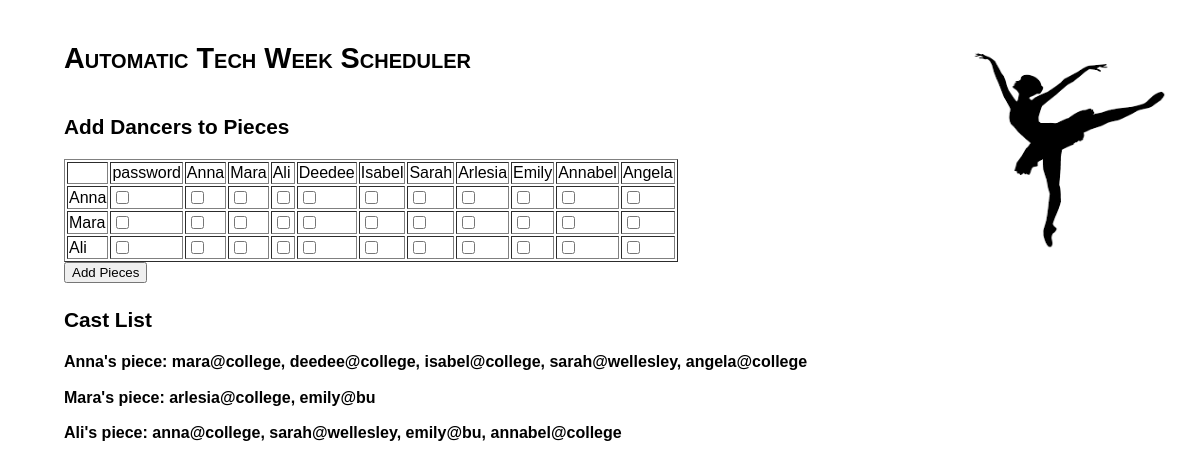
The app's page /add_pieces with its own data.
### user_manager.py (models this page shows)
class _Dancer(_Base):
  __tablename__ = 'dancers'
  id = Column(Integer, primary_key=True)
  username = Column(String)
  firstname = Column(String)
  lastname = Column(String)
  availability = Column(String)
  password = Column(String)
  nonharvard = Column(Boolean)
  choreographer = Column(Boolean)
  dancers = Column(String)

### views.py (the view, shortened to what this page needs)
@app.route("/add_pieces", methods=['GET', 'POST'])
def add_pieces():
  db_list = um.get_user_data_list()
  choreographer_list = um.get_choreographers(db_list)
  return fk.render_template('add_pieces.html', choreographer_list = choreographer_list, dancer_list = db_list)

### user_manager.py (called while the page is built)
def get_user_data_list():
  class Dummy:
    def __init__(self, username, firstname, lastname, nonharvard, choreographer, dancers, availability):
      self.username = username
      self.firstname = firstname
      self.lastname = lastname
      self.nonharvard = nonharvard
      self.choreographer = choreographer
      self.dancers = dancers
      self.availability = availability
  s = _session()
  q = s.query(_Dancer)
  db_list = []
  for u in q:
    db_list.append(Dummy(u.username, u.firstname, u.lastname, u.nonharvard, u.choreographer, u.dancers, u.availability))
  return db_list

def get_choreographers(db_list):
  return [x for x in db_list if x.choreographer]

### templates/add_pieces.html (shortened to what this page needs)
<html xmlns="http://www.w3.org/1999/xhtml">
<head>
  <link href="{{ url_for('static', filename='style.css') }}" rel="stylesheet"  type="text/css">
</head>
<body>
  <img  alt="Ballet" style="float: right;" height="200" width="200"
        src= "{{ url_for('static', filename='images/ballet.jpg') }}"
  />
  <strong/>
  <h1>Automatic Tech Week Scheduler</h1>
  <h3>Add Dancers to Pieces</h3>
  <form action="/add_pieces", method="post">
  <table class="db_table" border="1">
    <tr>
      <td>&nbsp;</td>
      {% for d in dancer_list %}
      <td>{{d.firstname}}</td>
      {% endfor %}
    </tr>
    {% for c in choreographer_list %}
      <tr>
        <td>{{c.firstname}}</td>
        {% for d in dancer_list %}
        <td>
          <input type="checkbox" name = '{{c.username}},{{d.username}}' value="checked"><br>
        </td>
        {% endfor %}
      </tr>
    {% endfor %}
  </table>
  <input class="bn" type="submit" value="Add Pieces">
</form>
<h3>Cast List</h3>
{% for c in choreographer_list %}
  <p>{{c.firstname}}'s piece: {{c.dancers}}</p>
{% endfor %}
</body>
</html>

### static/style.css (style rules this page uses)
body { font-size: 12pt; font-family: Helvetica, Arial, sans-serif; font-weight: normal; font-style: normal; color: black; background-color: white; line-height: 1.2em; margin-left: 4em; margin-right: 2em; }
p { padding: 0; margin-top: 1em; margin-bottom: 1em; text-align: left; }
h1 { font-size: 180%; font-weight: bold; font-style: normal; font-variant: small-caps; text-align: left; padding: 0; margin-top: 1.7em; margin-bottom: 1.7em; }
h3 { font-size: 130%; font-weight: bold; font-style: normal; padding: 0; margin-top: 1.3em; margin-bottom: 1.1em; }
strong { font-weight: bold; }

### records on screen
_Dancer: firstname "password"
_Dancer: firstname "Anna", dancers "mara@college, deedee@college, isabel@college, sarah@wellesley, angela@college"
_Dancer: firstname "Mara", dancers "arlesia@college, emily@bu"
_Dancer: firstname "Ali", dancers "anna@college, sarah@wellesley, emily@bu, annabel@college"
_Dancer: firstname "Deedee"
_Dancer: firstname "Isabel"
_Dancer: firstname "Sarah"
_Dancer: firstname "Arlesia"
_Dancer: firstname "Emily"
_Dancer: firstname "Annabel"
_Dancer: firstname "Angela"
